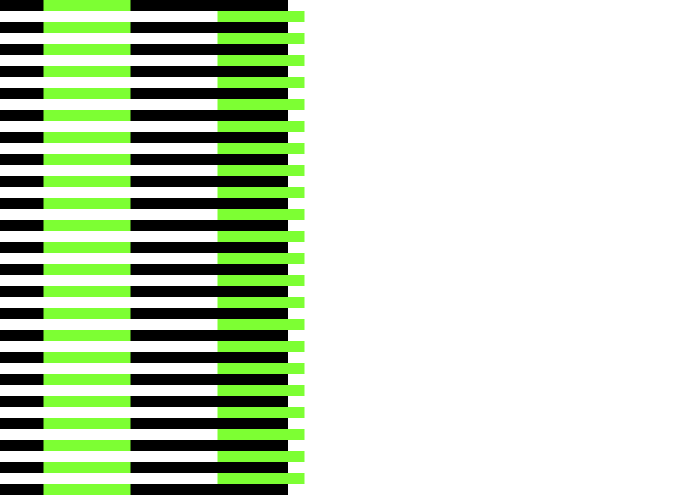
Frame 1 (no input)
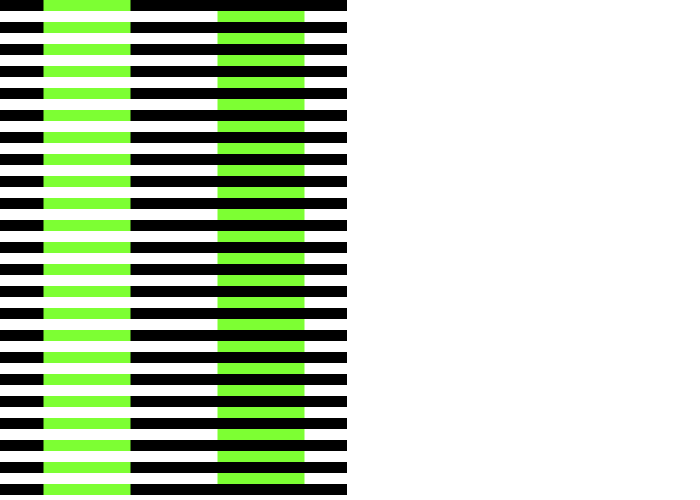
Frame 60 (the mouse pressed at the canvas centre just before this capture)
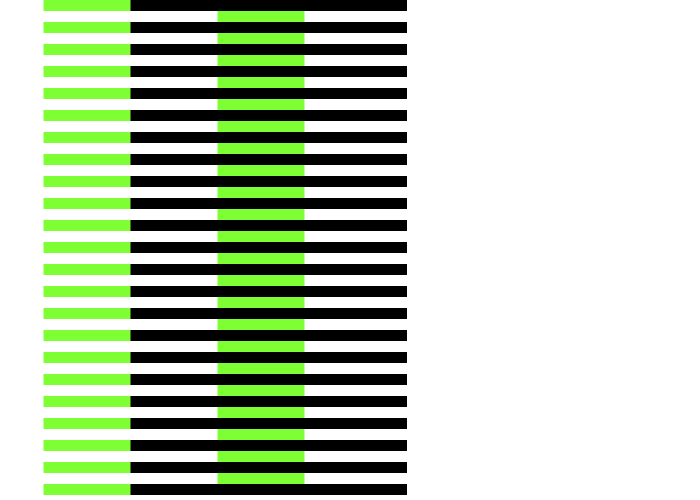
Frame 120 (the mouse held since frame 60 and released just before this capture)

The Processing sketch that drew these frames (run headless with seeded random() and noise(); from frame 60 on, the mouse is pressed at the canvas centre):

// Processing sketch: FakeGreen
// ── FakeGreen.pde
void setup(){
 size(700,500);
 rectMode(CENTER);
 noStroke();
 frameRate(40);
}

float relativePosition = width+width /8;
boolean back = false;

void draw(){
  background(255);
  float ancho = width /8;
  float alto = width / 60;
  float x = ancho;
  int firstFig = 2;
  if( back )
    relativePosition--;
  else
    relativePosition++;
  if( relativePosition > width | relativePosition < ancho ){
    back =! back;
  }
  for(float y = alto/2; y < height; y += alto){
      if( firstFig % 2 == 0 ){
     
        fill(0);
        rect(relativePosition,y,width/2,alto);
        
        fill(125,255,51);
        rect(x,y,ancho,alto);
      }
      else{
         rect(x*3,y,ancho,alto);
      }
      firstFig++;
    }
}
